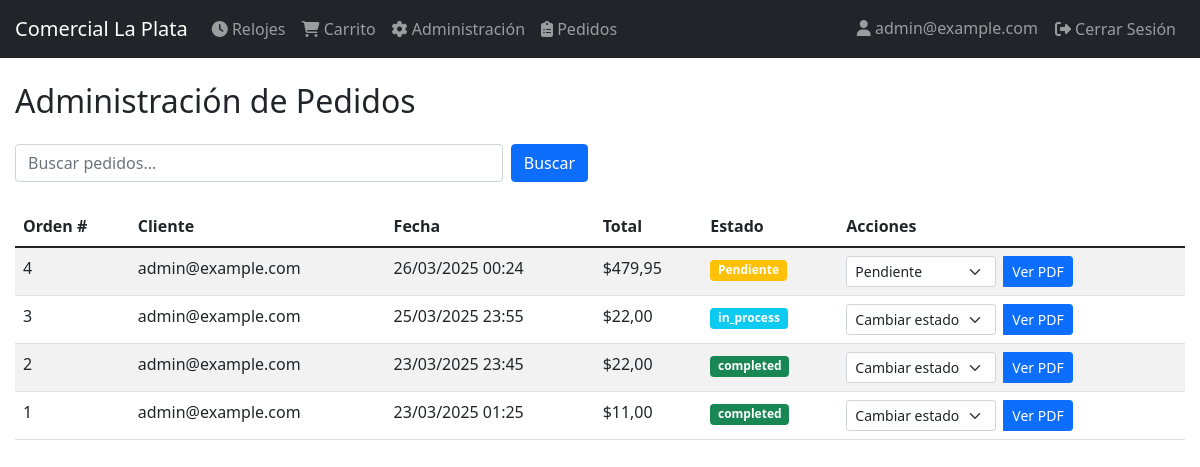
The app's page /dashboard/orders/ (signed in), older data.
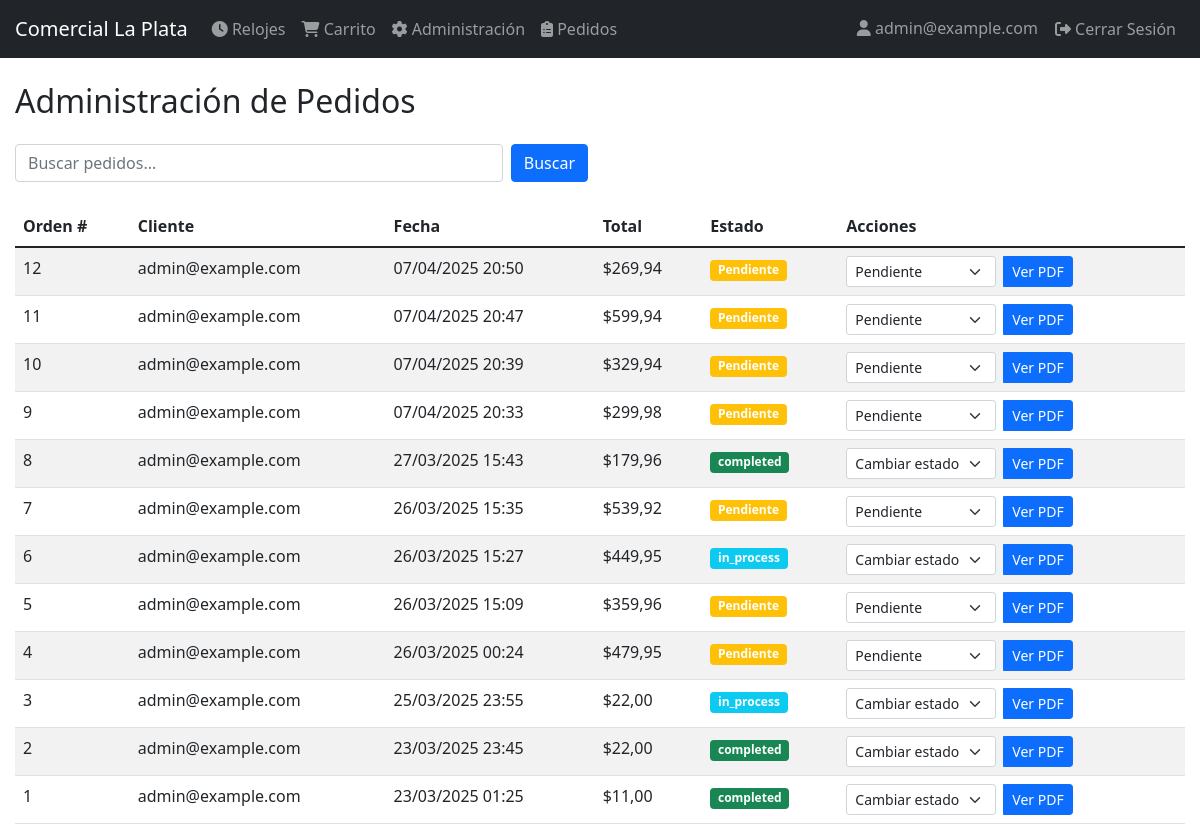
The same page, newer data.
### store/models.py (models this page shows, shortened)
class Order(models.Model):
    STATUS_CHOICES = [
        ('pending', 'Pendiente'),
        ('processing', 'En Proceso'),
        ('shipped', 'Enviado'),
        ('delivered', 'Entregado'),
        ('cancelled', 'Cancelado'),
    ]
    customer = models.ForeignKey(Customer, on_delete=models.CASCADE)
    created_at = models.DateTimeField(auto_now_add=True)
    status = models.CharField(max_length=20, choices=STATUS_CHOICES, default='pending')
    total = models.DecimalField(max_digits=10, decimal_places=2, default=0)
    observations = models.TextField(blank=True, null=True, verbose_name='Observaciones')
    shipping_method = models.CharField(max_length=100, verbose_name='Medio de transporte', default='Retiro en tienda')
    target_customer = models.CharField(max_length=255, blank=True, null=True, verbose_name='Cliente')
    class Meta:
        verbose_name = 'Pedido'
        verbose_name_plural = 'Pedidos'
        ordering = ['-created_at']

class Customer(AbstractUser):
    ROLE_CHOICES = [
        ('admin', 'Administrador'),
        ('seller', 'Vendedor'),
        ('customer', 'Cliente'),
    ]
    username = None  # Deshabilitamos el campo username
    email = models.EmailField(unique=True)
    dni = models.CharField(max_length=20, unique=True, verbose_name='DNI')
    phone = models.CharField(max_length=20, blank=True, null=True, verbose_name='Teléfono')
    address = models.TextField(blank=True, null=True, verbose_name='Dirección')
    role = models.CharField(max_length=10, choices=ROLE_CHOICES, default='customer', verbose_name='Rol')
    has_discount = models.BooleanField(default=False, verbose_name='Tiene descuento')
    USERNAME_FIELD = 'email'
    REQUIRED_FIELDS = ['dni']
    class Meta:
        db_table = 'customer'
        verbose_name = 'Cliente'
        verbose_name_plural = 'Clientes'

### store/views.py (the view, shortened to what this page needs)
# urls.py: path('dashboard/orders/', views.admin_orders, name='admin_orders'),
@user_passes_test(is_admin_or_operator)
def admin_orders(request):
    orders = Order.objects.all()
    search_query = request.GET.get('q', '')
    orders = orders.order_by('-created_at')
    return render(request, 'store/admin/orders.html', {
        'orders': orders,
        'search_query': search_query
    })

### store/context_processors.py (called while the page is built)
def cart_processor(request):
    if not request.user.is_authenticated:
        return {'cart_count': 0}
    cart = request.session.get('cart', {})
    cart_count = sum(quantity for quantity in cart.values())
    return {'cart_count': cart_count}

### store/views.py (called while the page is built)
def is_admin_or_operator(user):
    return user.is_staff or user.is_superuser

### store/templates/store/admin/orders.html (shortened to what this page needs)
{% extends 'store/base.html' %}
{% block content %}
<h2 class="mb-4">Administración de Pedidos</h2>
<div class="row mb-4">
    <div class="col-md-6">
        <form method="get" class="d-flex">
            <input type="text" name="q" class="form-control me-2" placeholder="Buscar pedidos..." value="{{ search_query }}">
            <button type="submit" class="btn btn-primary">Buscar</button>
        </form>
    </div>
</div>
<div class="table-responsive">
    <table class="table table-striped">
        <thead>
            <tr>
                <th>Orden #</th>
                <th>Cliente</th>
                <th>Fecha</th>
                <th>Total</th>
                <th>Estado</th>
                <th>Acciones</th>
            </tr>
        </thead>
        <tbody>
            {% for order in orders %}
            <tr>
                <td>{{ order.id }}</td>
                <td>{{ order.customer.email }}</td>
                <td>{{ order.created_at|date:"d/m/Y H:i" }}</td>
                <td>${{ order.total }}</td>
                <td>
                    <span class="badge {% if order.status == 'pending' %}bg-warning{% elif order.status == 'in_process' %}bg-info{% else %}bg-success{% endif %}">
                        {{ order.get_status_display }}
                    </span>
                </td>
                <td>
                    <div class="btn-group">
                        <form method="post" action="{% url 'admin_update_order' order.id %}" class="me-2">
                            <select name="status" class="form-select form-select-sm" onchange="this.form.submit()">
                                <option value="">Cambiar estado</option>
                                {% for status, label in order.STATUS_CHOICES %}
                                    <option value="{{ status }}" {% if status == order.status %}selected{% endif %}>
                                        {{ label }}
                                    </option>
                                {% endfor %}
                            </select>
                        </form>
                        <button type="button" class="btn btn-primary btn-sm" onclick="openPdfWindow({{ order.id }})">
                            Ver PDF
                        </button>
                    </div>
                </td>
            </tr>
            {% empty %}
            <tr>
                <td colspan="6" class="text-center">No hay pedidos registrados.</td>
            </tr>
            {% endfor %}
        </tbody>
    </table>
</div>
{% endblock %}

Row changes from the older to the newer data that the page shows:
added Order: id "12", customer.email "admin@example.com", created_at "07/04/2025 20:50", total "269,94", status "Pendiente"
added Order: id "11", customer.email "admin@example.com", created_at "07/04/2025 20:47", total "599,94", status "Pendiente"
added Order: id "10", customer.email "admin@example.com", created_at "07/04/2025 20:39", total "329,94", status "Pendiente"
added Order: id "9", customer.email "admin@example.com", created_at "07/04/2025 20:33", total "299,98", status "Pendiente"
added Order: id "8", customer.email "admin@example.com", created_at "27/03/2025 15:43", total "179,96", status "completed"
added Order: id "7", customer.email "admin@example.com", created_at "26/03/2025 15:35", total "539,92", status "Pendiente"
added Order: id "6", customer.email "admin@example.com", created_at "26/03/2025 15:27", total "449,95", status "in_process"
added Order: id "5", customer.email "admin@example.com", created_at "26/03/2025 15:09", total "359,96", status "Pendiente"
